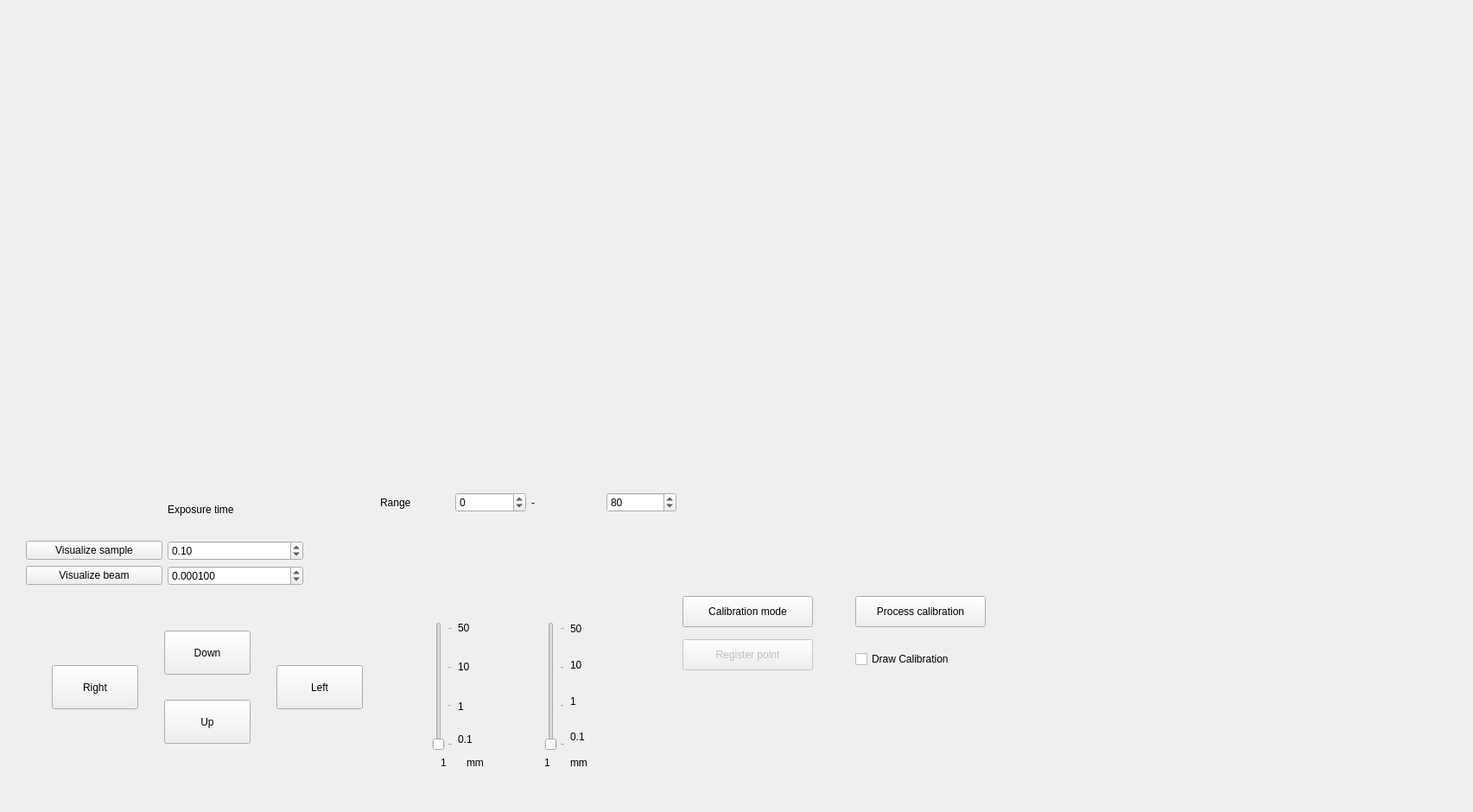
<?xml version="1.0" encoding="UTF-8"?>
<ui version="4.0">
 <class>Form</class>
 <widget class="QWidget" name="Form">
  <property name="geometry">
   <rect>
    <x>0</x>
    <y>0</y>
    <width>1705</width>
    <height>940</height>
   </rect>
  </property>
  <property name="windowTitle">
   <string>Form</string>
  </property>
  <widget class="QWidget" name="verticalLayoutWidget_2">
   <property name="geometry">
    <rect>
     <x>20</x>
     <y>10</y>
     <width>761</width>
     <height>531</height>
    </rect>
   </property>
   <layout class="QVBoxLayout" name="layout_sample_cam1"/>
  </widget>
  <widget class="QWidget" name="verticalLayoutWidget_3">
   <property name="geometry">
    <rect>
     <x>830</x>
     <y>10</y>
     <width>761</width>
     <height>531</height>
    </rect>
   </property>
   <layout class="QVBoxLayout" name="layout_sample_cam2"/>
  </widget>
  <widget class="QWidget" name="gridLayoutWidget">
   <property name="geometry">
    <rect>
     <x>30</x>
     <y>560</y>
     <width>321</width>
     <height>118</height>
    </rect>
   </property>
   <layout class="QGridLayout" name="gridLayout">
    <item row="1" column="0">
     <widget class="QPushButton" name="pushButton_visualize_sample">
      <property name="text">
       <string>Visualize sample</string>
      </property>
     </widget>
    </item>
    <item row="1" column="1">
     <widget class="QDoubleSpinBox" name="doubleSpinBox_exposure_sample">
      <property name="maximumSize">
       <size>
        <width>160</width>
        <height>16777215</height>
       </size>
      </property>
      <property name="singleStep">
       <double>0.100000000000000</double>
      </property>
      <property name="value">
       <double>0.100000000000000</double>
      </property>
     </widget>
    </item>
    <item row="2" column="1">
     <widget class="QDoubleSpinBox" name="doubleSpinBox_exposure_beam">
      <property name="maximumSize">
       <size>
        <width>160</width>
        <height>16777215</height>
       </size>
      </property>
      <property name="decimals">
       <number>6</number>
      </property>
      <property name="singleStep">
       <double>0.100000000000000</double>
      </property>
      <property name="value">
       <double>0.000100000000000</double>
      </property>
     </widget>
    </item>
    <item row="2" column="0">
     <widget class="QPushButton" name="pushButton_visualize_beam">
      <property name="text">
       <string>Visualize beam</string>
      </property>
     </widget>
    </item>
    <item row="0" column="1">
     <widget class="QLabel" name="label">
      <property name="text">
       <string>Exposure time</string>
      </property>
     </widget>
    </item>
   </layout>
  </widget>
  <widget class="QWidget" name="gridLayoutWidget_2">
   <property name="geometry">
    <rect>
     <x>440</x>
     <y>560</y>
     <width>343</width>
     <height>44</height>
    </rect>
   </property>
   <layout class="QGridLayout" name="gridLayout_2">
    <item row="0" column="1">
     <widget class="QSpinBox" name="spinBox_image_min">
      <property name="maximumSize">
       <size>
        <width>160</width>
        <height>16777215</height>
       </size>
      </property>
      <property name="minimum">
       <number>-256</number>
      </property>
      <property name="maximum">
       <number>256</number>
      </property>
     </widget>
    </item>
    <item row="0" column="2">
     <widget class="QLabel" name="label_3">
      <property name="text">
       <string>-</string>
      </property>
     </widget>
    </item>
    <item row="0" column="0">
     <widget class="QLabel" name="label_2">
      <property name="text">
       <string>Range</string>
      </property>
     </widget>
    </item>
    <item row="0" column="3">
     <widget class="QSpinBox" name="spinBox_image_max">
      <property name="maximumSize">
       <size>
        <width>160</width>
        <height>16777215</height>
       </size>
      </property>
      <property name="minimum">
       <number>-20</number>
      </property>
      <property name="maximum">
       <number>256</number>
      </property>
      <property name="value">
       <number>80</number>
      </property>
     </widget>
    </item>
   </layout>
  </widget>
  <widget class="QPushButton" name="pushButton_calibration_mode">
   <property name="geometry">
    <rect>
     <x>790</x>
     <y>690</y>
     <width>151</width>
     <height>36</height>
    </rect>
   </property>
   <property name="text">
    <string>Calibration mode</string>
   </property>
   <property name="checkable">
    <bool>true</bool>
   </property>
  </widget>
  <widget class="QPushButton" name="pushButton_move_up">
   <property name="geometry">
    <rect>
     <x>190</x>
     <y>730</y>
     <width>100</width>
     <height>51</height>
    </rect>
   </property>
   <property name="text">
    <string>Down</string>
   </property>
  </widget>
  <widget class="QPushButton" name="pushButton_move_down">
   <property name="geometry">
    <rect>
     <x>190</x>
     <y>810</y>
     <width>100</width>
     <height>51</height>
    </rect>
   </property>
   <property name="text">
    <string>Up</string>
   </property>
  </widget>
  <widget class="QPushButton" name="pushButton_move_left">
   <property name="geometry">
    <rect>
     <x>60</x>
     <y>770</y>
     <width>100</width>
     <height>51</height>
    </rect>
   </property>
   <property name="text">
    <string>Right</string>
   </property>
  </widget>
  <widget class="QPushButton" name="pushButton_move_right">
   <property name="geometry">
    <rect>
     <x>320</x>
     <y>770</y>
     <width>100</width>
     <height>51</height>
    </rect>
   </property>
   <property name="text">
    <string>Left</string>
   </property>
  </widget>
  <widget class="QPushButton" name="pushButton_register_calibration_point">
   <property name="enabled">
    <bool>false</bool>
   </property>
   <property name="geometry">
    <rect>
     <x>790</x>
     <y>740</y>
     <width>151</width>
     <height>36</height>
    </rect>
   </property>
   <property name="text">
    <string>Register point</string>
   </property>
   <property name="checkable">
    <bool>false</bool>
   </property>
  </widget>
  <widget class="QLabel" name="label_9">
   <property name="geometry">
    <rect>
     <x>540</x>
     <y>870</y>
     <width>39</width>
     <height>25</height>
    </rect>
   </property>
   <property name="text">
    <string>mm</string>
   </property>
  </widget>
  <widget class="QLabel" name="label_sample_stage_xstep">
   <property name="geometry">
    <rect>
     <x>510</x>
     <y>870</y>
     <width>24</width>
     <height>25</height>
    </rect>
   </property>
   <property name="text">
    <string>1</string>
   </property>
  </widget>
  <widget class="QLabel" name="label_10">
   <property name="geometry">
    <rect>
     <x>660</x>
     <y>870</y>
     <width>39</width>
     <height>25</height>
    </rect>
   </property>
   <property name="text">
    <string>mm</string>
   </property>
  </widget>
  <widget class="QWidget" name="gridLayoutWidget_4">
   <property name="geometry">
    <rect>
     <x>660</x>
     <y>710</y>
     <width>31</width>
     <height>161</height>
    </rect>
   </property>
   <layout class="QGridLayout" name="gridLayout_4">
    <item row="1" column="0">
     <widget class="QLabel" name="label_8">
      <property name="font">
       <font>
        <pointsize>9</pointsize>
       </font>
      </property>
      <property name="text">
       <string>10</string>
      </property>
     </widget>
    </item>
    <item row="2" column="0">
     <widget class="QLabel" name="label_13">
      <property name="font">
       <font>
        <pointsize>9</pointsize>
       </font>
      </property>
      <property name="text">
       <string>1</string>
      </property>
     </widget>
    </item>
    <item row="3" column="0">
     <widget class="QLabel" name="label_11">
      <property name="font">
       <font>
        <pointsize>9</pointsize>
       </font>
      </property>
      <property name="text">
       <string>0.1</string>
      </property>
     </widget>
    </item>
    <item row="0" column="0">
     <widget class="QLabel" name="label_12">
      <property name="font">
       <font>
        <pointsize>9</pointsize>
       </font>
      </property>
      <property name="text">
       <string>50</string>
      </property>
     </widget>
    </item>
   </layout>
  </widget>
  <widget class="QLabel" name="label_sample_stage_ystep">
   <property name="geometry">
    <rect>
     <x>630</x>
     <y>870</y>
     <width>24</width>
     <height>25</height>
    </rect>
   </property>
   <property name="text">
    <string>1</string>
   </property>
  </widget>
  <widget class="QLabel" name="label_4">
   <property name="geometry">
    <rect>
     <x>530</x>
     <y>710</y>
     <width>39</width>
     <height>33</height>
    </rect>
   </property>
   <property name="font">
    <font>
     <pointsize>9</pointsize>
    </font>
   </property>
   <property name="text">
    <string>50</string>
   </property>
  </widget>
  <widget class="QLabel" name="label_5">
   <property name="geometry">
    <rect>
     <x>530</x>
     <y>755</y>
     <width>39</width>
     <height>33</height>
    </rect>
   </property>
   <property name="font">
    <font>
     <pointsize>9</pointsize>
    </font>
   </property>
   <property name="text">
    <string>10</string>
   </property>
  </widget>
  <widget class="QLabel" name="label_6">
   <property name="geometry">
    <rect>
     <x>530</x>
     <y>795</y>
     <width>39</width>
     <height>45</height>
    </rect>
   </property>
   <property name="font">
    <font>
     <pointsize>9</pointsize>
    </font>
   </property>
   <property name="text">
    <string>1</string>
   </property>
  </widget>
  <widget class="QLabel" name="label_7">
   <property name="geometry">
    <rect>
     <x>530</x>
     <y>820</y>
     <width>39</width>
     <height>71</height>
    </rect>
   </property>
   <property name="font">
    <font>
     <pointsize>9</pointsize>
    </font>
   </property>
   <property name="text">
    <string>0.1</string>
   </property>
  </widget>
  <widget class="QSlider" name="verticalSlider_xstep">
   <property name="geometry">
    <rect>
     <x>500</x>
     <y>720</y>
     <width>24</width>
     <height>149</height>
    </rect>
   </property>
   <property name="maximum">
    <number>99</number>
   </property>
   <property name="orientation">
    <enum>Qt::Vertical</enum>
   </property>
   <property name="tickPosition">
    <enum>QSlider::TicksBelow</enum>
   </property>
   <property name="tickInterval">
    <number>33</number>
   </property>
  </widget>
  <widget class="QSlider" name="verticalSlider_ystep">
   <property name="geometry">
    <rect>
     <x>630</x>
     <y>720</y>
     <width>24</width>
     <height>149</height>
    </rect>
   </property>
   <property name="maximum">
    <number>99</number>
   </property>
   <property name="orientation">
    <enum>Qt::Vertical</enum>
   </property>
   <property name="tickPosition">
    <enum>QSlider::TicksBelow</enum>
   </property>
   <property name="tickInterval">
    <number>33</number>
   </property>
  </widget>
  <widget class="QCheckBox" name="checkBox_draw_calibration">
   <property name="geometry">
    <rect>
     <x>990</x>
     <y>750</y>
     <width>171</width>
     <height>26</height>
    </rect>
   </property>
   <property name="text">
    <string>Draw Calibration</string>
   </property>
  </widget>
  <widget class="QPushButton" name="pushButton_process_calibration">
   <property name="geometry">
    <rect>
     <x>990</x>
     <y>690</y>
     <width>151</width>
     <height>36</height>
    </rect>
   </property>
   <property name="text">
    <string>Process calibration</string>
   </property>
   <property name="checkable">
    <bool>true</bool>
   </property>
  </widget>
 </widget>
 <resources/>
 <connections/>
</ui>
